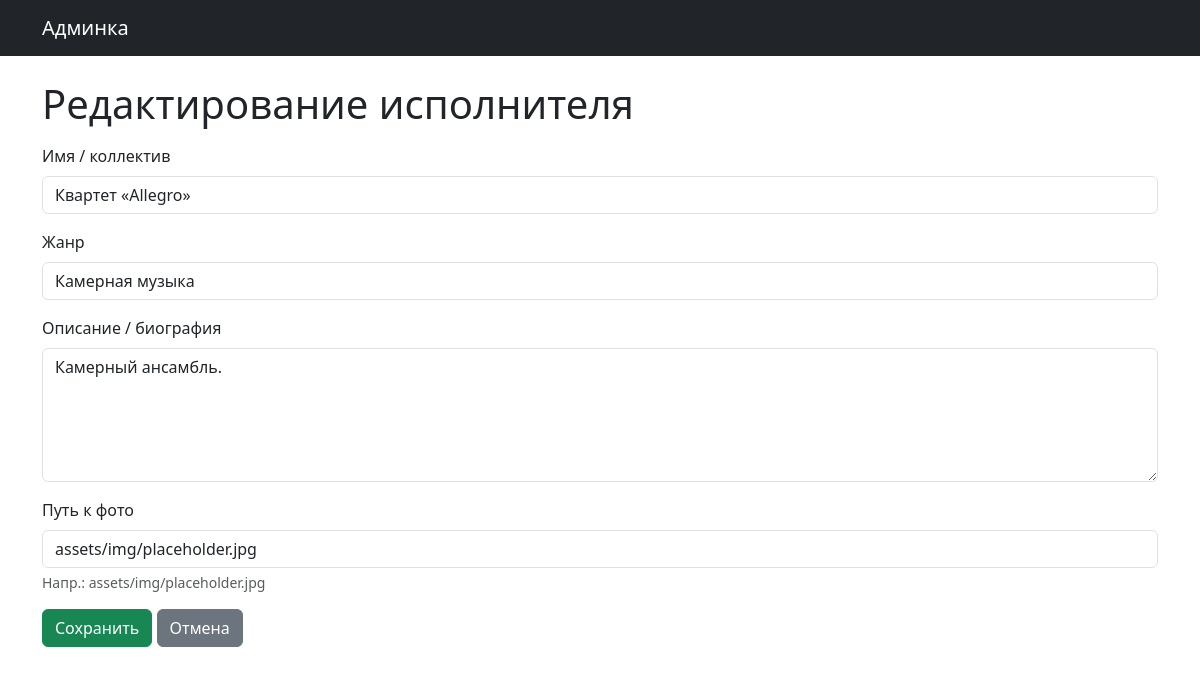
/admin/performer_edit.php?id=2 (signed in), run on the app's committed database.
### tables this page shows
CREATE TABLE IF NOT EXISTS performers (
  id INT AUTO_INCREMENT PRIMARY KEY,
  name VARCHAR(255) NOT NULL,
  genre VARCHAR(255) DEFAULT NULL,
  bio TEXT,
  photo VARCHAR(255) DEFAULT 'assets/img/placeholder.jpg'
);

### admin/performer_edit.php (the view, shortened to what this page needs)
<?php
require_once __DIR__.'/../config.php';
$id=$_GET['id'] ?? null;
$editing=false;
$perf=['name'=>'','genre'=>'','bio'=>'','photo'=>'assets/img/placeholder.jpg'];
if($id){
  $st=$pdo->prepare("SELECT * FROM performers WHERE id=?"); $st->execute([$id]);
  if($row=$st->fetch()){ $perf=$row; $editing=true; }
}
?>
<!doctype html><html lang="ru"><head><meta charset="utf-8"><title><?= $editing?'Редактирование':'Новый' ?> исполнителя</title>
<link href="https://cdn.jsdelivr.net/npm/bootstrap@5.3.3/dist/css/bootstrap.min.css" rel="stylesheet"></head><body>
<nav class="navbar navbar-dark bg-dark mb-4"><div class="container"><a class="navbar-brand" href="/philharmonia/admin/dashboard.php">Админка</a></div></nav>
<div class="container">
  <h1 class="mb-3"><?= $editing?'Редактирование исполнителя':'Новый исполнитель' ?></h1>
  <form method="post">
    <div class="mb-3"><label class="form-label">Имя / коллектив</label><input name="name" class="form-control" required value="<?= htmlspecialchars($perf['name']) ?>"></div>
    <div class="mb-3"><label class="form-label">Жанр</label><input name="genre" class="form-control" value="<?= htmlspecialchars($perf['genre']) ?>"></div>
    <div class="mb-3"><label class="form-label">Описание / биография</label><textarea name="bio" rows="5" class="form-control"><?= htmlspecialchars($perf['bio']) ?></textarea></div>
    <div class="mb-3"><label class="form-label">Путь к фото</label><input name="photo" class="form-control" value="<?= htmlspecialchars($perf['photo']) ?>"><div class="form-text">Напр.: assets/img/placeholder.jpg</div></div>
    <button class="btn btn-success">Сохранить</button>
    <a href="/philharmonia/admin/performers_list.php" class="btn btn-secondary">Отмена</a>
  </form>
</div>
</body></html>

### data on the page
performers: name "Квартет «Allegro»", genre "Камерная музыка", bio "Камерный ансамбль.", photo "assets/img/placeholder.jpg"
